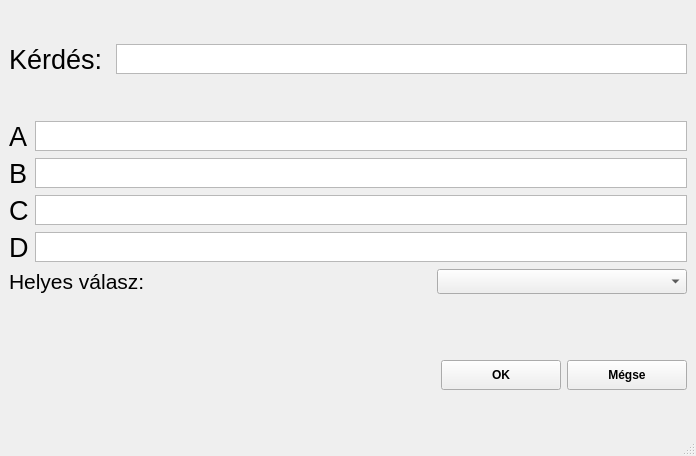
<?xml version="1.0" encoding="UTF-8"?>
<ui version="4.0">
 <class>QuestionEditor</class>
 <widget class="QMainWindow" name="QuestionEditor">
  <property name="geometry">
   <rect>
    <x>0</x>
    <y>0</y>
    <width>696</width>
    <height>456</height>
   </rect>
  </property>
  <property name="windowTitle">
   <string>Kérdés</string>
  </property>
  <widget class="QWidget" name="centralwidget">
   <layout class="QGridLayout" name="gridLayout">
    <item row="0" column="0">
     <layout class="QVBoxLayout" name="verticalLayout_2">
      <item>
       <spacer name="verticalSpacer_3">
        <property name="orientation">
         <enum>Qt::Vertical</enum>
        </property>
        <property name="sizeHint" stdset="0">
         <size>
          <width>20</width>
          <height>40</height>
         </size>
        </property>
       </spacer>
      </item>
      <item>
       <layout class="QVBoxLayout" name="verticalLayout">
        <item>
         <layout class="QHBoxLayout" name="horizontalLayout">
          <item>
           <widget class="QLabel" name="questionNameLabel">
            <property name="font">
             <font>
              <pointsize>20</pointsize>
             </font>
            </property>
            <property name="text">
             <string>Kérdés: </string>
            </property>
           </widget>
          </item>
          <item>
           <widget class="QPlainTextEdit" name="questionName">
            <property name="maximumSize">
             <size>
              <width>16777215</width>
              <height>30</height>
             </size>
            </property>
            <property name="font">
             <font>
              <pointsize>16</pointsize>
             </font>
            </property>
            <property name="verticalScrollBarPolicy">
             <enum>Qt::ScrollBarAlwaysOff</enum>
            </property>
            <property name="horizontalScrollBarPolicy">
             <enum>Qt::ScrollBarAlwaysOff</enum>
            </property>
           </widget>
          </item>
         </layout>
        </item>
        <item>
         <spacer name="verticalSpacer">
          <property name="orientation">
           <enum>Qt::Vertical</enum>
          </property>
          <property name="sizeType">
           <enum>QSizePolicy::Fixed</enum>
          </property>
          <property name="sizeHint" stdset="0">
           <size>
            <width>20</width>
            <height>40</height>
           </size>
          </property>
         </spacer>
        </item>
        <item>
         <layout class="QFormLayout" name="formLayout">
          <item row="0" column="0">
           <widget class="QLabel" name="answerALabel">
            <property name="font">
             <font>
              <pointsize>20</pointsize>
             </font>
            </property>
            <property name="text">
             <string>A</string>
            </property>
           </widget>
          </item>
          <item row="0" column="1">
           <widget class="QPlainTextEdit" name="answerAInput">
            <property name="maximumSize">
             <size>
              <width>16777215</width>
              <height>30</height>
             </size>
            </property>
            <property name="font">
             <font>
              <pointsize>16</pointsize>
             </font>
            </property>
            <property name="verticalScrollBarPolicy">
             <enum>Qt::ScrollBarAlwaysOff</enum>
            </property>
            <property name="horizontalScrollBarPolicy">
             <enum>Qt::ScrollBarAlwaysOff</enum>
            </property>
           </widget>
          </item>
          <item row="1" column="0">
           <widget class="QLabel" name="answerBLabel">
            <property name="font">
             <font>
              <pointsize>20</pointsize>
             </font>
            </property>
            <property name="text">
             <string>B</string>
            </property>
           </widget>
          </item>
          <item row="1" column="1">
           <widget class="QTextEdit" name="answerBInput">
            <property name="maximumSize">
             <size>
              <width>16777215</width>
              <height>30</height>
             </size>
            </property>
            <property name="font">
             <font>
              <pointsize>16</pointsize>
             </font>
            </property>
            <property name="verticalScrollBarPolicy">
             <enum>Qt::ScrollBarAlwaysOff</enum>
            </property>
            <property name="horizontalScrollBarPolicy">
             <enum>Qt::ScrollBarAlwaysOff</enum>
            </property>
           </widget>
          </item>
          <item row="2" column="0">
           <widget class="QLabel" name="answerCLabel">
            <property name="font">
             <font>
              <pointsize>20</pointsize>
             </font>
            </property>
            <property name="text">
             <string>C</string>
            </property>
           </widget>
          </item>
          <item row="2" column="1">
           <widget class="QTextEdit" name="answerCInput">
            <property name="maximumSize">
             <size>
              <width>16777215</width>
              <height>30</height>
             </size>
            </property>
            <property name="font">
             <font>
              <pointsize>16</pointsize>
             </font>
            </property>
            <property name="verticalScrollBarPolicy">
             <enum>Qt::ScrollBarAlwaysOff</enum>
            </property>
            <property name="horizontalScrollBarPolicy">
             <enum>Qt::ScrollBarAlwaysOff</enum>
            </property>
           </widget>
          </item>
          <item row="3" column="0">
           <widget class="QLabel" name="answerDLabel">
            <property name="font">
             <font>
              <pointsize>20</pointsize>
             </font>
            </property>
            <property name="text">
             <string>D</string>
            </property>
           </widget>
          </item>
          <item row="3" column="1">
           <widget class="QTextEdit" name="answerCInput_2">
            <property name="maximumSize">
             <size>
              <width>16777215</width>
              <height>30</height>
             </size>
            </property>
            <property name="font">
             <font>
              <pointsize>16</pointsize>
             </font>
            </property>
            <property name="verticalScrollBarPolicy">
             <enum>Qt::ScrollBarAlwaysOff</enum>
            </property>
            <property name="horizontalScrollBarPolicy">
             <enum>Qt::ScrollBarAlwaysOff</enum>
            </property>
           </widget>
          </item>
         </layout>
        </item>
        <item>
         <layout class="QHBoxLayout" name="horizontalLayout_2">
          <item>
           <widget class="QLabel" name="correctAnswerLabel">
            <property name="font">
             <font>
              <pointsize>16</pointsize>
             </font>
            </property>
            <property name="text">
             <string>Helyes válasz: </string>
            </property>
           </widget>
          </item>
          <item>
           <spacer name="horizontalSpacer">
            <property name="orientation">
             <enum>Qt::Horizontal</enum>
            </property>
            <property name="sizeHint" stdset="0">
             <size>
              <width>40</width>
              <height>20</height>
             </size>
            </property>
           </spacer>
          </item>
          <item>
           <widget class="QComboBox" name="correctAnswer">
            <property name="minimumSize">
             <size>
              <width>250</width>
              <height>25</height>
             </size>
            </property>
           </widget>
          </item>
         </layout>
        </item>
        <item>
         <spacer name="verticalSpacer_2">
          <property name="orientation">
           <enum>Qt::Vertical</enum>
          </property>
          <property name="sizeType">
           <enum>QSizePolicy::Fixed</enum>
          </property>
          <property name="sizeHint" stdset="0">
           <size>
            <width>20</width>
            <height>60</height>
           </size>
          </property>
         </spacer>
        </item>
        <item>
         <layout class="QHBoxLayout" name="horizontalLayout_3">
          <item>
           <spacer name="horizontalSpacer_2">
            <property name="orientation">
             <enum>Qt::Horizontal</enum>
            </property>
            <property name="sizeHint" stdset="0">
             <size>
              <width>40</width>
              <height>20</height>
             </size>
            </property>
           </spacer>
          </item>
          <item>
           <widget class="QPushButton" name="okButton">
            <property name="minimumSize">
             <size>
              <width>120</width>
              <height>30</height>
             </size>
            </property>
            <property name="font">
             <font>
              <weight>75</weight>
              <bold>true</bold>
             </font>
            </property>
            <property name="text">
             <string>OK</string>
            </property>
           </widget>
          </item>
          <item>
           <widget class="QPushButton" name="cancelButton">
            <property name="minimumSize">
             <size>
              <width>120</width>
              <height>30</height>
             </size>
            </property>
            <property name="font">
             <font>
              <weight>75</weight>
              <bold>true</bold>
             </font>
            </property>
            <property name="text">
             <string>Mégse</string>
            </property>
           </widget>
          </item>
         </layout>
        </item>
       </layout>
      </item>
      <item>
       <spacer name="verticalSpacer_4">
        <property name="orientation">
         <enum>Qt::Vertical</enum>
        </property>
        <property name="sizeHint" stdset="0">
         <size>
          <width>20</width>
          <height>40</height>
         </size>
        </property>
       </spacer>
      </item>
     </layout>
    </item>
   </layout>
  </widget>
  <widget class="QMenuBar" name="menubar">
   <property name="geometry">
    <rect>
     <x>0</x>
     <y>0</y>
     <width>696</width>
     <height>21</height>
    </rect>
   </property>
  </widget>
  <widget class="QStatusBar" name="statusbar"/>
 </widget>
 <resources/>
 <connections/>
</ui>
